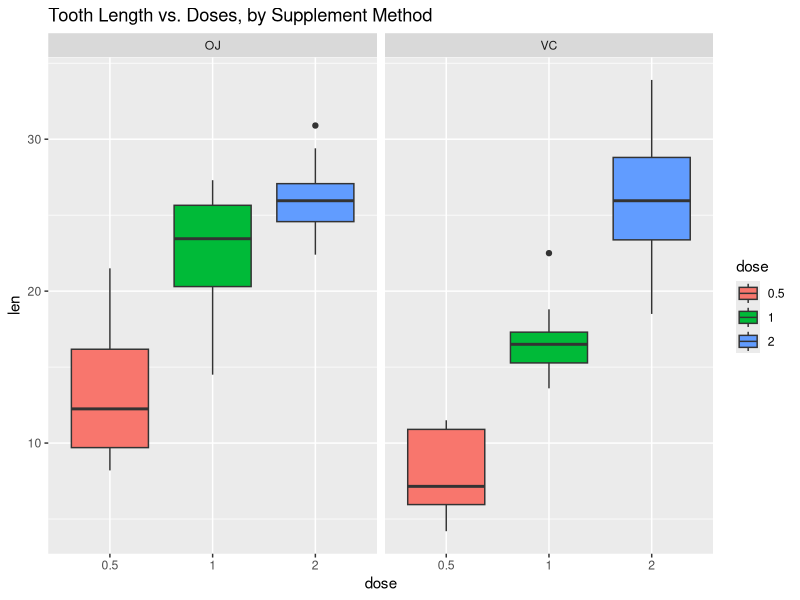
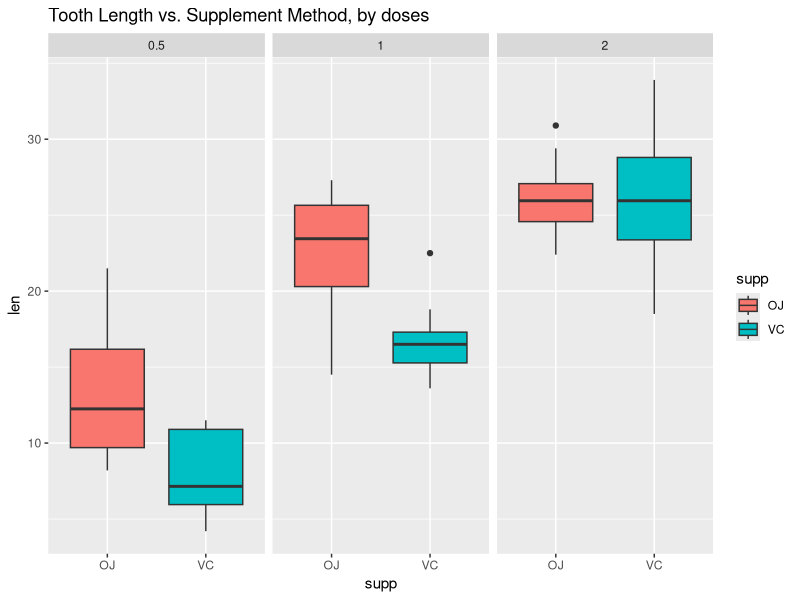

Here is the R script that generated these plots, in order:
## ---- chunk 1
library(datasets)
library(ggplot2)
data("ToothGrowth")
## ---- chunk 2
summary(ToothGrowth)
## ---- chunk 3
head(ToothGrowth)
## ---- chunk 4
# Convert dose to factor
ToothGrowth$dose = as.factor(ToothGrowth$dose)

#Plot tooth length  vs. the dose, separating by delivery method (supp)

g <- ggplot(ToothGrowth, aes(x=dose, y= len))
g + geom_boxplot(aes(fill=dose)) +facet_grid(.~supp) + ggtitle("Tooth Length vs. Doses, by Supplement Method")

#Plot tooth length vs. supplement method, separating by different doses

g<- ggplot(ToothGrowth, aes(x=supp, y= len))
g + geom_boxplot(aes(fill=supp)) + facet_grid(.~dose) + ggtitle("Tooth Length vs. Supplement Method, by doses")
## ---- chunk 5
#Compare dose with 0.5, 1.0
t.test(len~dose,data= subset(ToothGrowth, dose %in% c(0.5, 1.0)))

#Compare dose with 1.0, 2.0
t.test(len~dose,data= subset(ToothGrowth, dose %in% c(1.0, 2)))

#Compare dose with 0.5 2.0
t.test(len~dose,data= subset(ToothGrowth, dose %in% c(0.5, 2)))
## ---- chunk 6
t.test(len~supp, data=ToothGrowth)
